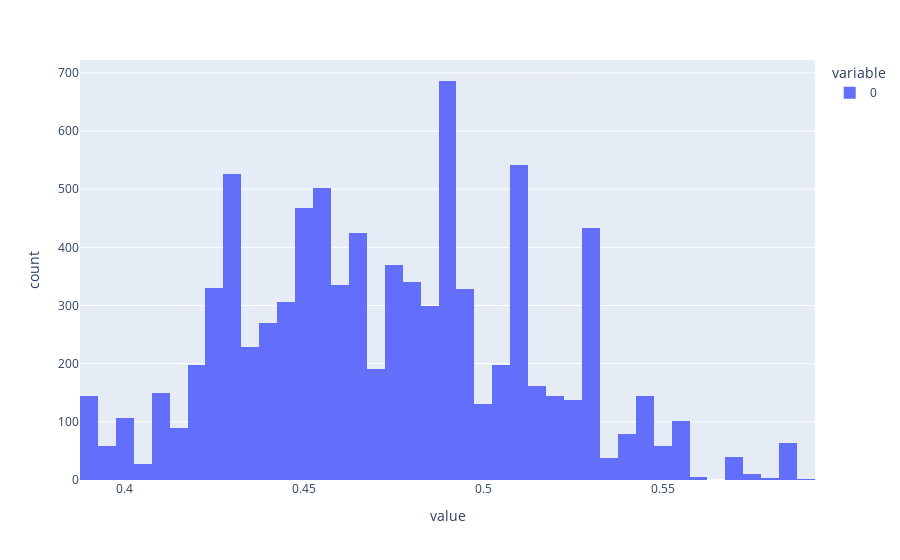

Notebook source saved alongside this figure:
### Code cell
import plotly.express as px

df_features = pd.read_parquet("data/features_45m.parquet")
model_side = lgb.Booster(model_file="custom_indicators/models/model_side.txt")
model_side_res = model_side.predict(df_features[SIDE_ALL])
df_features["model_side_res"] = model_side_res
df_features = df_features[META_ALL]
df_label = pd.read_parquet("data/label_meta_45m.parquet")

extra_features_test = df_features[int(len(df_features) * 0.8) :]
extra_label = df_label[int(len(df_features) * 0.8) :]

extra_features_test = extra_features_test[df_label["ret"].isna()]
extra_label = extra_label[df_label["ret"].isna()]

assert len(extra_features_test) == len(extra_label)

res = model.predict(extra_features_test)

fig = px.histogram(res, nbins=100)
fig.show()

### Figure 1 — Plotly figure (JSON) as saved in the notebook; plotly's stock layout.template omitted (floating-point values rounded to 4 significant figures; data arrays with more than 128 entries replaced by an {"elided": "..."} marker saying what was removed)
{"data": [{"bingroup": "x", "hovertemplate": "variable=0<br>value=%{x}<br>count=%{y}<extra></extra>", "legendgroup": "0", "marker": {"color": "#636efa", "pattern": {"shape": ""}}, "name": "0", "nbinsx": 100, "orientation": "v", "showlegend": true, "type": "histogram", "x": {"elided": "8671 float values"}, "xaxis": "x", "yaxis": "y"}], "layout": {"barmode": "relative", "legend": {"title": {"text": "variable"}, "tracegroupgap": 0}, "margin": {"t": 60}, "xaxis": {"anchor": "y", "domain": [0, 1], "title": {"text": "value"}}, "yaxis": {"anchor": "x", "domain": [0, 1], "title": {"text": "count"}}}}
